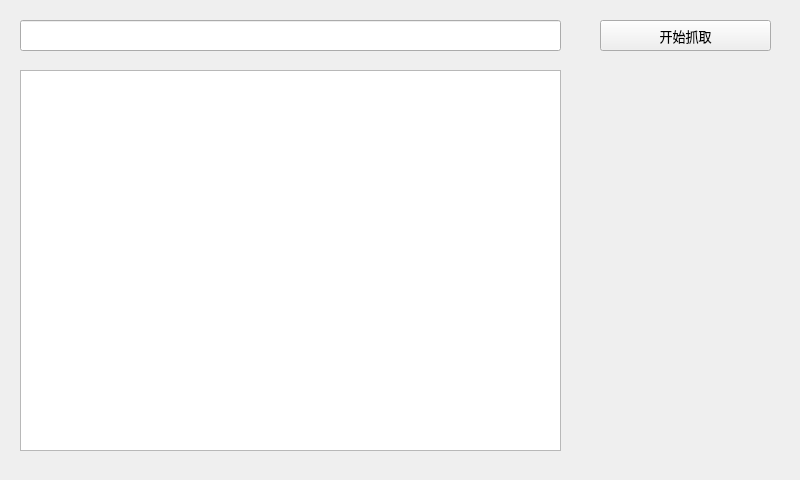
<?xml version="1.0" encoding="UTF-8"?>
<ui version="4.0">
 <class>MainWindow</class>
 <widget class="QMainWindow" name="MainWindow">
  <property name="geometry">
   <rect>
    <x>0</x>
    <y>0</y>
    <width>800</width>
    <height>480</height>
   </rect>
  </property>
  <property name="sizePolicy">
   <sizepolicy hsizetype="Fixed" vsizetype="Fixed">
    <horstretch>0</horstretch>
    <verstretch>0</verstretch>
   </sizepolicy>
  </property>
  <property name="font">
   <font>
    <family>Agency FB</family>
    <pointsize>9</pointsize>
   </font>
  </property>
  <property name="windowTitle">
   <string>公告页抓取工具</string>
  </property>
  <widget class="QWidget" name="centralwidget">
   <widget class="QLineEdit" name="lineEdit">
    <property name="geometry">
     <rect>
      <x>20</x>
      <y>20</y>
      <width>541</width>
      <height>31</height>
     </rect>
    </property>
   </widget>
   <widget class="QTextEdit" name="textEdit">
    <property name="geometry">
     <rect>
      <x>20</x>
      <y>70</y>
      <width>541</width>
      <height>381</height>
     </rect>
    </property>
   </widget>
   <widget class="QPushButton" name="pushButton">
    <property name="geometry">
     <rect>
      <x>600</x>
      <y>20</y>
      <width>171</width>
      <height>31</height>
     </rect>
    </property>
    <property name="font">
     <font>
      <family>微软雅黑</family>
      <pointsize>10</pointsize>
      <weight>50</weight>
      <bold>false</bold>
     </font>
    </property>
    <property name="text">
     <string>开始抓取</string>
    </property>
   </widget>
  </widget>
 </widget>
 <resources/>
 <connections/>
</ui>
